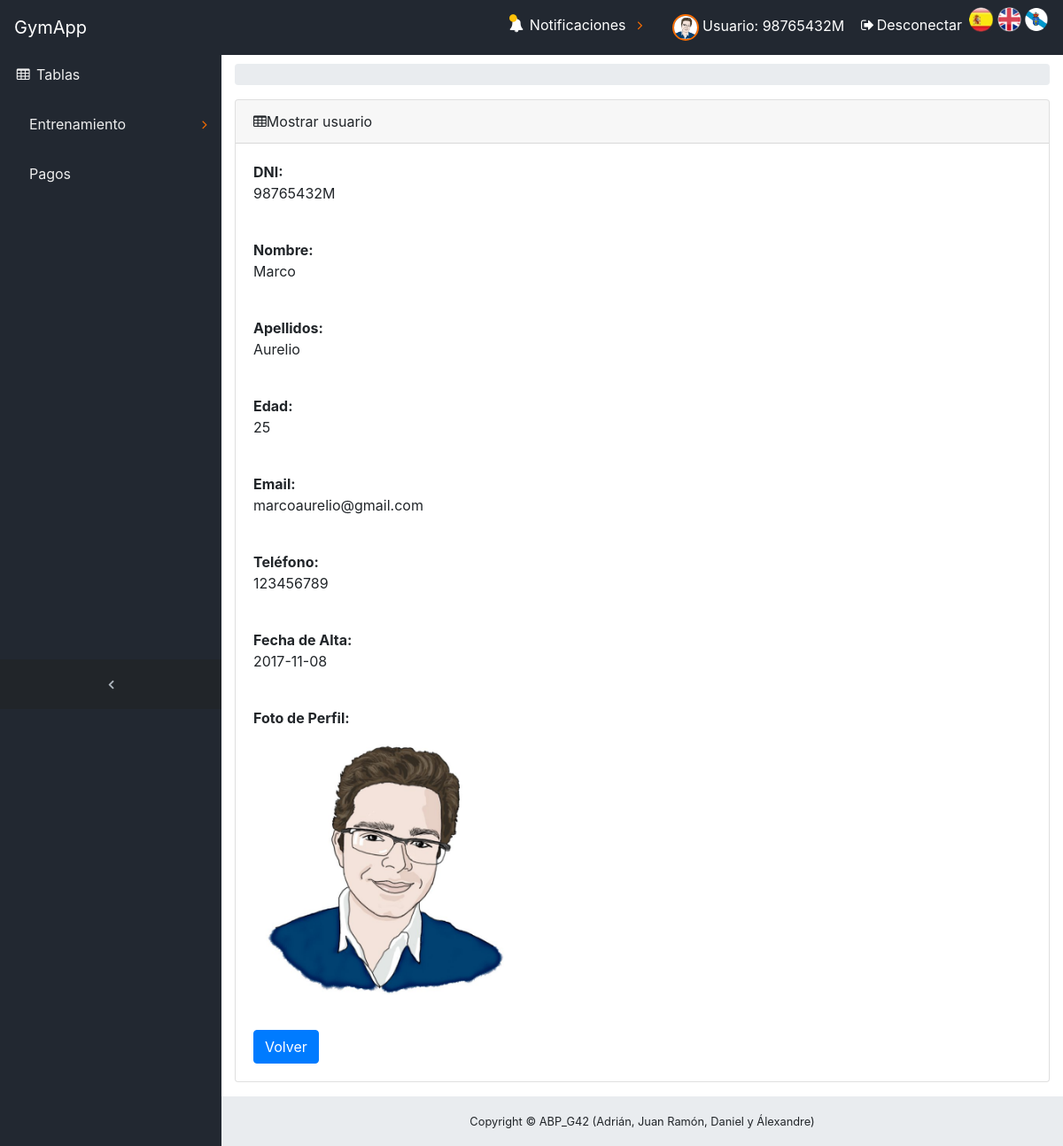
The app's page /ABP/index.php?controller=Usuario&action=UsuarioView&dni=98765432M (signed in) with its own data.
### tables this page shows
CREATE TABLE `usuario` (
  `dni` varchar(10) NOT NULL,
  `nombre` varchar(50) NOT NULL,
  `apellidos` varchar(50) NOT NULL,
  `edad` tinyint(4) DEFAULT NULL,
  `contrasena` varchar(128) NOT NULL,
  `email` varchar(100) DEFAULT NULL,
  `telefono` varchar(20) NOT NULL,
  `fechaAlta` date NOT NULL,
  `fotoperfil` varchar(200) DEFAULT NULL
);

### ABP/core/ViewManager.php (called while the page is built, shortened)
<?php
class ViewManager {
	private $variables = array();
	private $layout = "default";
	public function setVariable($varname, $value, $flash=false) {
		$this->variables[$varname] = $value;
	}
	public function getVariable($varname, $default=NULL) {
		if (!isset($this->variables[$varname])) {
			return $default;
		}
		return $this->variables[$varname];
	}
	public function render($controller, $viewname) {
		include(__DIR__ . "/../view/$controller/$viewname.php");
		$this->renderLayout();
	}
	private function renderLayout() {
		include(__DIR__ . "/../view/layouts/" .$this->layout.".php");
	}
	private static $viewmanager_singleton = NULL;
	public static function getInstance() {
		if (self::$viewmanager_singleton == null) {
			self::$viewmanager_singleton = new ViewManager();
		}
		return self::$viewmanager_singleton;
	}
}

### ABP/controller/UsuarioController.php (called while the page is built, shortened)
<?php
require_once(__DIR__."/../core/ViewManager.php");
require_once(__DIR__ . "/../model/UsuarioMapper.php");
require_once(__DIR__ . "/../model/Usuario.php");
class UsuarioController extends BaseController
{
    private $usuarioMapper;
    public function __construct()
    {
        $this->usuarioMapper = new UsuarioMapper();
    }
    public function UsuarioView()
    {
        $dni = $_GET["dni"];
        $usuario = $this->usuarioMapper->findById($dni);
        $this->view->setVariable("usuario", $usuario);
        $this->view->render("usuario", "usuarioSHOWCURRENT");
    }
}
?>

### ABP/index.php (called while the page is built, shortened)
<?php
function run() {
	try {
		$controller = loadController($_GET["controller"]);
		$actionName = $_GET["action"];
		$controller->$actionName();
	} catch(Exception $ex) {
		die("An exception occured!!!!!".$ex->getMessage());
	}
}
function loadController($controllerName) {
	return new $controllerClassName();
}
run();
?>

### ABP/view/messages/messages_es.php (called while the page is built)
<?php
    $i18n_messages = array(
    	'Nombre'=> 'Nombre',
    	'Asunto' => 'Asunto',
    	'contenido' => 'contenido',
    	'nombre' => 'nombre',
    	'El atributo '=>'El atributo ',
    	' no puede ser vacío' => ' no puede ser vacío',
    	'Longitud incorrecta. El atributo ' => 'Longitud incorrecta. El atributo ',
    	' debe tener una longitud máxima de '=>' debe tener una longitud máxima de ',
    	' y tiene '=>' y tiene ',
    	'El atributo no sigue el formato correcto. Pruebe example@example.com' => 'El atributo no sigue el formato correcto. Pruebe example@example.com',
    	' contiene caracteres no alfabéticos'=>' contiene caracteres no alfabéticos',
    	' no esta comprendido en ['=>' no esta comprendido en [',
    	' no puede tener mas de ' => ' no puede tener mas de ',
    	'decimales'=>'decimales',
    	' no tiene 8 números seguidos de una letra: FORMATO INCORRECTO!!!'=>' no tiene 8 números seguidos de una letra: FORMATO INCORRECTO!!!',
    	'La letra del DNI no es correcta'=>'La letra del DNI no es correcta',
    	' no tiene un formato válido de telefeno.'=>' no tiene un formato válido de telefeno.',
    	' debe estar compuesto únicamente por digitos.'=>' debe estar compuesto únicamente por digitos.',
        'precio' => 'precio',
        'Debe seleccionar al menos un deportista.' => 'Debe seleccionar al menos un deportista.',
        ': activar para ordenar columna ascendentemente'=>': activar para ordenar columna ascendentemente',
        ': activar para ordenar columna descendentemente'=>': activar para ordenar columna descendentemente',
        'Primero' => 'Primero',
        'Último'=>'Último',
        'Siguiente'=>'Siguiente',
        'Anterior'=>'Anterior',
        'Tabla sin datos'=>'Tabla sin datos',
        'Mostrando _START_ a _END_ de _TOTAL_ elementos'=>'Mostrando _START_ a _END_ de _TOTAL_ elementos',
        'Mostrando 0 a 0 de 0 elementos'=>'Mostrando 0 a 0 de 0 elementos',
        '(filtrados de _MAX_ elementos totales)'=>'(filtrados de _MAX_ elementos totales)',
        'Mostrar _MENU_ elementos'=>'Mostrar _MENU_ elementos',
        'Cargando...'=>'Cargando...',
        'Procesando...'=>'Procesando...',
        'Buscar:'=>'Buscar:',
        'No se encontró nada'=>'No se encontró nada',
        'dni' => 'dni',
        'contraseña' => 'contraseña'
    );
?>

### ABP/core/I18n.php (called while the page is built, shortened)
<?php
class I18n {
	private $messages;
	public function setLanguage($language) {
		$this->messages = $i18n_messages;
	}
	public function i18n($key) {
		if (isset($this->messages[$key])){
			return $this->messages[$key];
		}else{
			return $key;
		}
	}
	private static $i18n_singleton = null;
	public static function getInstance() {
		if (self::$i18n_singleton == NULL) {
			self::$i18n_singleton = new I18n();
		}
		return self::$i18n_singleton;
	}
}
function i18n($key) {
	return I18n::getInstance()->i18n($key);
}

### ABP/model/Usuario.php (called while the page is built, shortened)
<?php
class Usuario
{
            private $dni;
            private $nombre;
            private $apellidos;
            private $edad;
            private $email;
            private $telefono;
            private $fechaAlta;
            private $fotoperfil;
        function __construct($dni=NULL,$nombre=NULL,$apellidos=NULL,$edad=NULL,$password=NULL,$email=NULL,$telefono=NULL,$fechaAlta=NULL,$tipo=NULL,$fotoperfil=NULL){
            $this->dni = $dni;
            $this->nombre = $nombre;
            $this->apellidos = $apellidos;
            $this->edad = $edad;
            $this->email = $email;
            $this->telefono = $telefono;
            $this->fechaAlta=$fechaAlta;
            $this->fotoperfil=$fotoperfil;
        }
    public function getDni() {
        return $this->dni;
    }
    public function getNombre() {
        return $this->nombre;
    }
    public function getApellidos() {
        return $this->apellidos;
    }
    public function getEdad(){
        return $this->edad;
    }
    public function getEmail(){
        return $this->email;
    }
    public function getTelefono(){
        return $this->telefono;
    }
    public function getFecha(){
        return $this->fechaAlta;
    }
    public function getFotoPerfil(){
        return $this->fotoperfil;
    }
}
?>

### ABP/model/UsuarioMapper.php (called while the page is built, shortened)
<?php
require_once(__DIR__."/../core/Access_DB.php");
require_once(__DIR__."/Usuario.php");
class UsuarioMapper {
    protected $db;
    public function __construct()
    {
        $this->db = PDOConnection::getInstance();
    }
      public function findById($dni)
    {
        $stmt = $this->db->prepare("SELECT * FROM usuario WHERE dni=?");
        $stmt->execute(array($dni));
        $usuario = $stmt->fetch(PDO::FETCH_ASSOC);
        if($usuario != null)
         {
            return new Usuario($usuario["dni"],$usuario["nombre"],$usuario["apellidos"],$usuario["edad"],null,$usuario["email"],$usuario["telefono"],$usuario["fechaAlta"],'', $usuario['fotoperfil']);
        }else
        {
            return NULL;
        }
    }
    public function obtenerFotoPerfil(){
        $stmt = $this->db->prepare("SELECT fotoperfil FROM usuario WHERE dni=?");
        $stmt->execute(array($_SESSION['currentuser']));
        $foto_db = $stmt->fetch(PDO::FETCH_ASSOC);
        return $foto_db['fotoperfil'];
    }
}
?>

### ABP/core/Access_DB.php (called while the page is built, shortened)
<?php
class PDOConnection {
	private static $db_singleton = null;
	public static function getInstance() {
		if (self::$db_singleton == null) {
			self::$db_singleton = new PDO(
			"mysql:host=".HOST.";dbname=".DB.";charset=utf8",
			USER,
			PASS,
			array(
				PDO::ATTR_EMULATE_PREPARES => false,
				PDO::ATTR_ERRMODE => PDO::ERRMODE_EXCEPTION)
			);
		}
		return self::$db_singleton;
	}
}
?>

### ABP/view/usuario/usuarioSHOWCURRENT.php (the view, shortened to what this page needs)
<?php
require_once(__DIR__."/../../core/ViewManager.php");
    $view = ViewManager::getInstance();
    $usuario = $view->getVariable("usuario");
?>
<div class="content-wrapper">
    <div class="container-fluid">
        <ol class="breadcrumb">
        </ol>
        <div class="card mb-3">
            <div class="card-header">
                <i class="fa fa-table"></i><?= i18n("Mostrar usuario") ?>
            </div>
            <div class="card-body">
                <b><?= i18n("DNI") ?>:</b> <p><?php echo $usuario->getDni(); ?></p><br>
                <b><?= i18n("Nombre") ?>:</b> <p><?php echo $usuario->getNombre(); ?></p><br>
                <b><?= i18n("Apellidos") ?>:</b> <p><?php echo $usuario->getApellidos(); ?></p><br>
                <b><?= i18n("Edad") ?>:</b> <p><?php echo $usuario->getEdad(); ?></p><br>
                <b><?= i18n("Email") ?>: </b> <p><?php echo $usuario->getEmail(); ?></p><br>
                <b><?= i18n("Teléfono") ?>: </b> <p><?php echo $usuario->getTelefono(); ?></p><br>
                <b><?= i18n("Fecha de Alta") ?>: </b> <p><?php echo $usuario->getFecha(); ?></p><br>
                <b><?= i18n("Foto de Perfil") ?>: </b><p><img src="<?php echo $usuario->getFotoPerfil(); ?>" height="300" width="300"></p><br>
                <button type="button" onclick="window.location.href='./index.php?controller=Usuario&amp;action=UsuariosListar'" class="btn btn-primary">Volver</button>
            </div>
        </div>
    </div>
</div>

### ABP/view/layouts/menuSuperior.php (shortened to what this page needs)
<html>
    <link rel="stylesheet" type="text/css" href="./view/Icons/icomoon/style.css">
    <link rel="stylesheet" type="text/css" href="./view/Icons/icomoon/modifyIcon.css">
                    <li class="nav-item" data-toggle="tooltip">
                        <a class="nav-link" href="./index.php?controller=Usuario&amp;action=UsuarioView&amp;dni=<?php echo $_SESSION['currentuser'];?>">
                            <?php require_once './model/UsuarioMapper.php';
                            $UsuarioMapper = new UsuarioMapper();
                            $fotoperfil = $UsuarioMapper->obtenerFotoPerfil();
                            ?>
                            <img class="imgRedonda" src="<?php echo $fotoperfil; ?>" height="40" width="40">
                            <span class="nav-link-text"> <?= i18n("Usuario");?>: <?php echo $_SESSION['currentuser']; ?></span>
                        </a>
                    </li>
                    <li class="nav-item">
                        <a class="nav-link" data-toggle="modal" data-target="#exampleModal">
                            <i class="fa fa-fw fa-sign-out"></i><?= i18n("Desconectar") ?>
                        </a>
                    </li>
<html>

### records on screen
usuario: fotoperfil (picture), dni "98765432M", nombre "Marco", apellidos "Aurelio", edad "25", email "marcoaurelio@gmail.com", telefono "123456789", fechaAlta "2017-11-08"

### other values on screen
i18n("GymApp") "GymApp"
i18n("Tablas") "Tablas"
i18n("Entrenamiento") "Entrenamiento"
i18n("Pagos") "Pagos"
i18n("Notificaciones") "Notificaciones"
i18n("Usuario") "Usuario"
$_SESSION['currentuser'] "98765432M"
i18n("Desconectar") "Desconectar"
i18n("Mostrar usuario") "Mostrar usuario"
i18n("DNI") "DNI"
i18n("Nombre") "Nombre"
i18n("Apellidos") "Apellidos"
i18n("Edad") "Edad"
i18n("Email") "Email"
i18n("Teléfono") "Teléfono"
